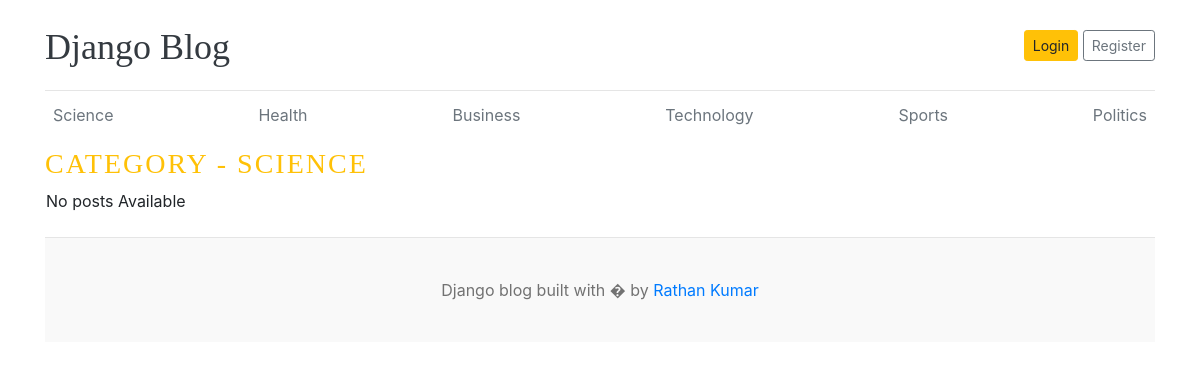
Screenshot of /category/3/ with the database file from the repository.
### blogs/models.py (models this page shows)
class Category(models.Model):
    category_name = models.CharField(max_length=50,unique=True)
    created_at = models.DateTimeField(auto_now_add=True)
    updated_at = models.DateTimeField(auto_now=True)
    class Meta:
        verbose_name_plural = 'categories'
    def __str__(self):
        return self.category_name

### blogs/views.py (the view)
# urls.py: path('<int:category_id>/',views.posts_by_category,name="posts_by_category"),
def posts_by_category(req,category_id):
    posts = Blog.objects.filter(status="Published",category=category_id)
    category = get_object_or_404(Category, pk=category_id)
    context = {
        "posts":posts,
        'category':category,
    }
    return render(req,'posts_by_category.html',context)

### blogs/context_processors.py (called while the page is built)
def get_categories(req):
    categories = Category.objects.all()
    return dict(categories=categories)

### templates/posts_by_category.html
{% extends 'base.html' %}
{% block content %}
<h3 class="text-uppercase text-warning" style="letter-spacing: 2px;">Category - {{ category}}</h3>
<div class="row mb-2">
    {% if posts %}
    {% for post in posts %}
    <div class="col-md-6">
        <div class="card border-0">
            <div class="card-body">
                <h3><a href="{% url 'blogs' post.slug %}" class="text-dark">{{ post.title }}</a></h3>
                <small class="mb-1 text-muted">{{ post.created_at | timesince}} ago | {{ post.author }}</small>
                <p class="card-text">{{ post.short_description | truncatewords:25 }}</p>
            </div>
        </div>
    </div>
    {% endfor %}
    {% else %}
    <p class="mx-3">No posts Available</p>
    {% endif %}
</div>
{% endblock %}

### templates/base.html (shortened to what this page needs)
{% load static %}
<!DOCTYPE html>
<html lang="en">
<head>
    <link href="https://getbootstrap.com/docs/4.0/dist/css/bootstrap.min.css" rel="stylesheet">
    <link href="{% static 'css/blog.css' %}" rel="stylesheet">
</head>
<body>
    <div class="container">
        <header class="blog-header py-3">
            <div class="row flex-nowrap justify-content-between align-items-center">
                <div class="col-8 pt-1">
                    <a class="blog-header-logo text-dark" href="/">Django Blog</a>
                </div>
                <div class="col-4 d-flex justify-content-end align-items-center">
                    <a class="btn btn-sm btn-warning" href="#">Login</a> &nbsp;
                    <a class="btn btn-sm btn-outline-secondary" href="#">Register</a>
                </div>
            </div>
        </header>
        <div class="nav-scroller py-1 mb-2">
            <nav class="nav d-flex justify-content-between">
                {% for cat in categories %}
                <a class="p-2 text-muted" href="{% url 'posts_by_category' cat.id %}">{{cat.category_name}}</a>
                {% endfor %}
            </nav>
        </div>
        {% block content %}
        {% endblock %}
        <footer class="blog-footer">
            <p>Django blog built with � by <a href="#">Rathan Kumar</a></p>
        </footer>
    </div>
</body>
</html>

### blog_main/static/css/blog.css (style rules this page uses)
.blog-header { border-bottom: 1px solid #e5e5e5; }
.blog-header-logo { font-family: "Playfair Display", Georgia, "Times New Roman", serif ; font-size: 2.25rem; }
h1, h2, h3, h4, h5, h6 { font-family: "Playfair Display", Georgia, "Times New Roman", serif ; }
.blog-footer { padding: 2.5rem 0; color: #727272; text-align: center; background-color: #f9f9f9; border-top: .05rem solid #e5e5e5; }
.blog-footer p:last-child { margin-bottom: 0; }

### rows the page displays
Category: category_name "Science", category_name "SCIENCE"
Category: category_name "Health"
Category: category_name "Business"
Category: category_name "Technology"
Category: category_name "Sports"
Category: category_name "Politics"
